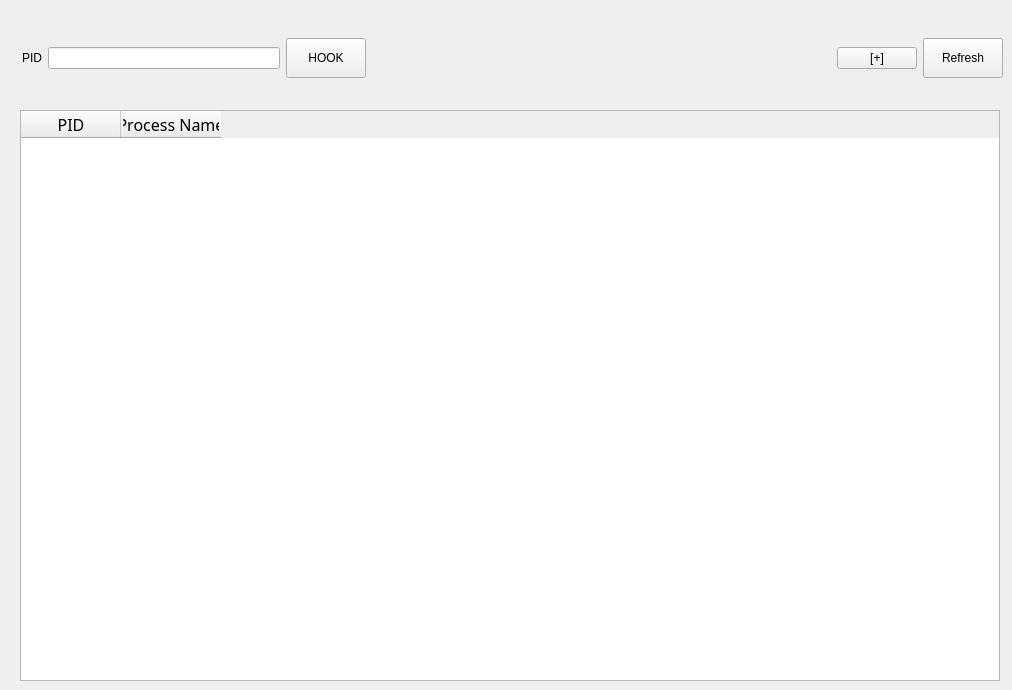
      <widget class="QWidget" name="tab_1">
       <attribute name="title">
        <string>Process</string>
       </attribute>
       <widget class="QTableWidget" name="tableWidget_procList">
        <property name="geometry">
         <rect>
          <x>20</x>
          <y>110</y>
          <width>980</width>
          <height>571</height>
         </rect>
        </property>
        <property name="maximumSize">
         <size>
          <width>980</width>
          <height>601</height>
         </size>
        </property>
        <property name="font">
         <font>
          <family>D2Coding ligature</family>
          <pointsize>12</pointsize>
         </font>
        </property>
        <property name="frameShape">
         <enum>QFrame::StyledPanel</enum>
        </property>
        <property name="lineWidth">
         <number>2</number>
        </property>
        <property name="editTriggers">
         <set>QAbstractItemView::NoEditTriggers</set>
        </property>
        <property name="sortingEnabled">
         <bool>true</bool>
        </property>
        <column>
         <property name="text">
          <string>PID</string>
         </property>
        </column>
        <column>
         <property name="text">
          <string>Process Name</string>
         </property>
        </column>
       </widget>
       <widget class="QWidget" name="layoutWidget">
        <property name="geometry">
         <rect>
          <x>22</x>
          <y>12</y>
          <width>981</width>
          <height>92</height>
         </rect>
        </property>
        <layout class="QHBoxLayout" name="horizontalLayout">
         <item>
          <widget class="QLabel" name="label_pid">
           <property name="text">
            <string>PID</string>
           </property>
          </widget>
         </item>
         <item>
          <widget class="QLineEdit" name="lineEdit_pid_input">
           <property name="maximumSize">
            <size>
             <width>9777215</width>
             <height>16777215</height>
            </size>
           </property>
          </widget>
         </item>
         <item>
          <widget class="QPushButton" name="pushButton_hook">
           <property name="minimumSize">
            <size>
             <width>0</width>
             <height>40</height>
            </size>
           </property>
           <property name="text">
            <string>HOOK</string>
           </property>
          </widget>
         </item>
         <item>
          <spacer name="horizontalSpacer_2">
           <property name="orientation">
            <enum>Qt::Horizontal</enum>
           </property>
           <property name="sizeHint" stdset="0">
            <size>
             <width>40</width>
             <height>20</height>
            </size>
           </property>
          </spacer>
         </item>
         <item>
          <spacer name="horizontalSpacer">
           <property name="orientation">
            <enum>Qt::Horizontal</enum>
           </property>
           <property name="sizeHint" stdset="0">
            <size>
             <width>60</width>
             <height>20</height>
            </size>
           </property>
          </spacer>
         </item>
         <item>
          <widget class="QPushButton" name="pushButton_openProcess">
           <property name="text">
            <string>[+]</string>
           </property>
          </widget>
         </item>
         <item>
          <widget class="QPushButton" name="pushButton_refresh">
           <property name="minimumSize">
            <size>
             <width>0</width>
             <height>40</height>
            </size>
           </property>
           <property name="text">
            <string>Refresh</string>
           </property>
          </widget>
         </item>
        </layout>
       </widget>
      </widget>
